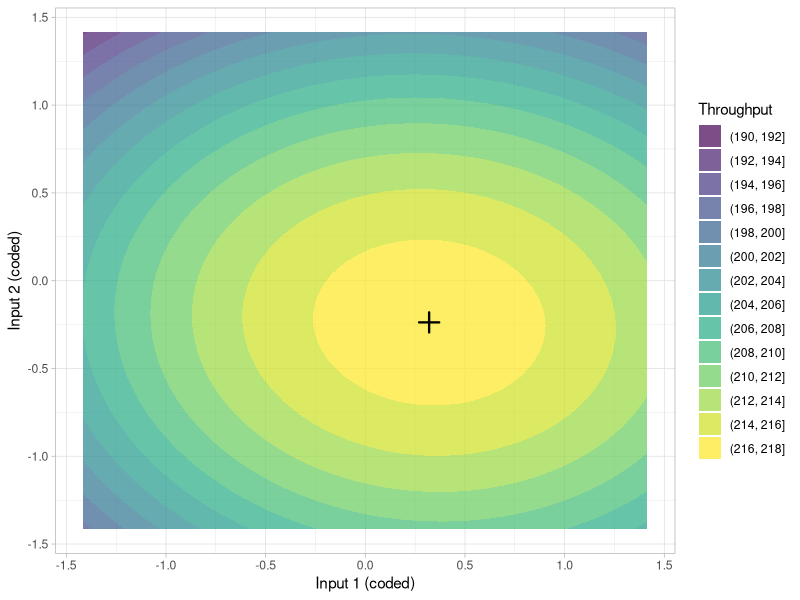

Write R code to recreate this figure.
## ---- chunk 1
#| code-fold: true
#| message: false
#| label: fig-pmd-134-surface
#| fig-cap: "Quadratic response surface fit to a central composite design (illustrative data)"
library(tidyverse)

set.seed(88)
alpha <- 1.414
design <- tibble(
  x1 = c(-1, 1, -1, 1, -alpha, alpha, 0, 0, 0, 0, 0, 0, 0),
  x2 = c(-1, -1, 1, 1, 0, 0, -alpha, alpha, 0, 0, 0, 0, 0)
) |>
  mutate(
    throughput = 216.3 + 3 * x1 - 2 * x2 - 4 * x1^2 - 5 * x2^2 + 1.5 * x1 * x2 +
      rnorm(n(), 0, 1.5)
  )

opt_fit <- lm(throughput ~ x1 * x2 + I(x1^2) + I(x2^2), data = design)

x1_seq <- seq(-alpha, alpha, length.out = 40)
x2_seq <- seq(-alpha, alpha, length.out = 40)
surface_grid <- expand_grid(x1 = x1_seq, x2 = x2_seq) |>
  mutate(throughput = predict(opt_fit, newdata = pick(x1, x2)))

optimum <- optim(c(0, 0), \(p) -predict(opt_fit, newdata = data.frame(x1 = p[1], x2 = p[2])))
optimum_point <- tibble(x1 = optimum$par[1], x2 = optimum$par[2], throughput = -optimum$value)

ggplot(surface_grid, aes(x1, x2, z = throughput)) +
  geom_contour_filled(alpha = 0.7) +
  geom_point(data = optimum_point, shape = 3, size = 4, stroke = 1.2, color = "black") +
  labs(x = "Input 1 (coded)", y = "Input 2 (coded)", fill = "Throughput") +
  theme_light()
## ---- chunk 2
#| code-fold: true
optimum_point
